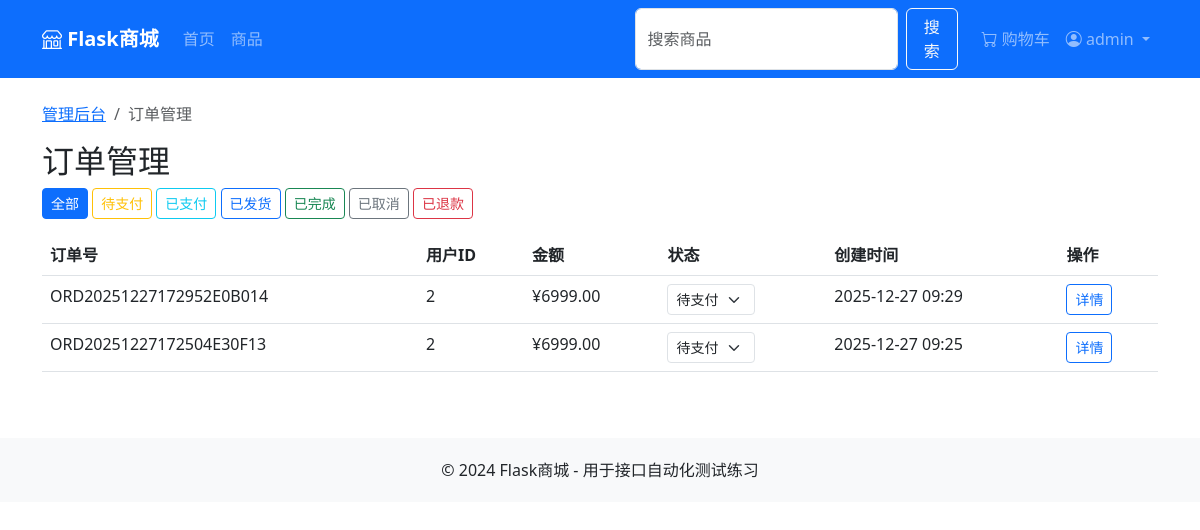
Page /admin/orders (signed in) on the committed database.
### app/models_product.py (models this page shows, shortened)
class Order(db.Model):
    id = db.Column(db.Integer, primary_key=True)
    order_no = db.Column(db.String(50), unique=True, nullable=False)
    user_id = db.Column(db.Integer, db.ForeignKey('user.id'), nullable=False)
    total_amount = db.Column(db.Float, nullable=False)
    status = db.Column(db.String(20), default='pending')  # pending, paid, shipped, completed, cancelled, refunded
    payment_method = db.Column(db.String(20))
    shipping_address = db.Column(db.String(200))
    created_at = db.Column(db.DateTime, default=datetime.utcnow)
    updated_at = db.Column(db.DateTime, default=datetime.utcnow, onupdate=datetime.utcnow)
    items = db.relationship('OrderItem', backref='order', lazy='dynamic')

### app/views/__init__.py (the view)
@main_bp.route('/admin/orders')
@admin_required
def admin_orders():
    from app.models_product import Order
    page = request.args.get('page', 1, type=int)
    status = request.args.get('status')
    query = Order.query
    if status:
        query = query.filter_by(status=status)
    pagination = query.order_by(Order.created_at.desc()).paginate(page=page, per_page=10, error_out=False)
    return render_template('admin/orders.html', orders=pagination.items, pagination=pagination, current_status=status)

### app/views/__init__.py (called while the page is built)
def login_required(f):
    @wraps(f)
    def decorated(*args, **kwargs):
        if 'user_id' not in session:
            flash('请先登录', 'warning')
            return redirect(url_for('main.login'))
        return f(*args, **kwargs)
    return decorated

def admin_required(f):
    @wraps(f)
    @login_required
    def decorated(*args, **kwargs):
        if session.get('role') != 'admin':
            flash('需要管理员权限', 'danger')
            return redirect(url_for('main.index'))
        return f(*args, **kwargs)
    return decorated

### app/templates/admin/orders.html (shortened to what this page needs)
{% extends "base.html" %}
{% block content %}
<nav aria-label="breadcrumb" id="breadcrumb">
    <ol class="breadcrumb">
        <li class="breadcrumb-item"><a href="{{ url_for('main.admin_dashboard') }}">管理后台</a></li>
        <li class="breadcrumb-item active">订单管理</li>
    </ol>
</nav>
<h2 id="orders-title">订单管理</h2>
<div class="mb-3" id="status-filter">
    <a href="{{ url_for('main.admin_orders') }}" class="btn btn-sm {% if not current_status %}btn-primary{% else %}btn-outline-primary{% endif %}" id="filter-all">全部</a>
    <a href="{{ url_for('main.admin_orders', status='pending') }}" class="btn btn-sm {% if current_status == 'pending' %}btn-warning{% else %}btn-outline-warning{% endif %}" id="filter-pending">待支付</a>
    <a href="{{ url_for('main.admin_orders', status='paid') }}" class="btn btn-sm {% if current_status == 'paid' %}btn-info{% else %}btn-outline-info{% endif %}" id="filter-paid">已支付</a>
    <a href="{{ url_for('main.admin_orders', status='shipped') }}" class="btn btn-sm {% if current_status == 'shipped' %}btn-primary{% else %}btn-outline-primary{% endif %}" id="filter-shipped">已发货</a>
    <a href="{{ url_for('main.admin_orders', status='completed') }}" class="btn btn-sm {% if current_status == 'completed' %}btn-success{% else %}btn-outline-success{% endif %}" id="filter-completed">已完成</a>
    <a href="{{ url_for('main.admin_orders', status='cancelled') }}" class="btn btn-sm {% if current_status == 'cancelled' %}btn-secondary{% else %}btn-outline-secondary{% endif %}" id="filter-cancelled">已取消</a>
    <a href="{{ url_for('main.admin_orders', status='refunded') }}" class="btn btn-sm {% if current_status == 'refunded' %}btn-danger{% else %}btn-outline-danger{% endif %}" id="filter-refunded">已退款</a>
</div>
<div class="table-responsive" id="orders-table-container">
    <table class="table" id="orders-table">
        <thead>
            <tr>
                <th>订单号</th>
                <th>用户ID</th>
                <th>金额</th>
                <th>状态</th>
                <th>创建时间</th>
                <th>操作</th>
            </tr>
        </thead>
        <tbody id="orders-list">
            {% for order in orders %}
            <tr id="order-row-{{ order.id }}">
                <td id="order-no-{{ order.id }}">{{ order.order_no }}</td>
                <td id="order-user-{{ order.id }}">{{ order.user_id }}</td>
                <td id="order-amount-{{ order.id }}">¥{{ "%.2f"|format(order.total_amount) }}</td>
                <td id="order-status-{{ order.id }}">
                    <select class="form-select form-select-sm status-select" data-id="{{ order.id }}" style="width: auto;">
                        <option value="pending" {% if order.status == 'pending' %}selected{% endif %}>待支付</option>
                    </select>
                </td>
                <td id="order-time-{{ order.id }}">{{ order.created_at.strftime('%Y-%m-%d %H:%M') }}</td>
                <td>
                    <button type="button" class="btn btn-sm btn-outline-primary view-order-btn"
                            data-id="{{ order.id }}" id="order-view-{{ order.id }}">详情</button>
                </td>
            </tr>
            {% endfor %}
        </tbody>
    </table>
</div>
{% endblock %}

### rows in the picture
Order: order_no "ORD20251227172952E0B014", user_id "2", total_amount "6999.00", status+id "待支付", created_at "2025-12-27 09:29"
Order: order_no "ORD20251227172504E30F13", user_id "2", total_amount "6999.00", status+id "待支付", created_at "2025-12-27 09:25"

### other values in the picture
{{ session.username }} "admin"
